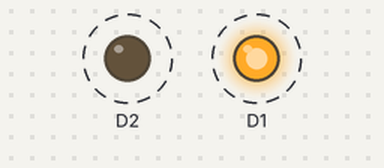
This sketch was run on a simulated ESP8266 (NodeMCU). Shown: output pins drawn as LEDs (lit = HIGH). Dashed ring = blinking. WiFi joins after 1.5 s; servers stay silent unless stated; what the sketch prints to the serial monitor is not drawn.

Above: at 2.0 s.
Timing chart, 0 to 6.1 s (numbered marks = the images above):
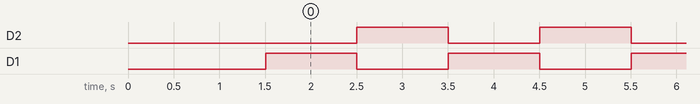

The sketch:

OTA.ino
```cpp
#include <ESP8266WiFi.h>
#include <ESP8266mDNS.h>
#include <WiFiUdp.h>
#include <ArduinoOTA.h>

const char* ssid = "S8 Plus";
const char* password = "1234567889";
unsigned long start;
unsigned long end;
unsigned long latence;

void setup() {
  pinMode(D1, OUTPUT);
  pinMode(D2, OUTPUT);

  Serial.begin(115200);
  Serial.println("Démarrage...");

  // Connexion au réseau Wi-Fi
  WiFi.mode(WIFI_STA);
  WiFi.begin(ssid, password);
  while (WiFi.waitForConnectResult() != WL_CONNECTED) {
    Serial.println("La connexion au Wi-Fi a échoué. Redémarrage...");
    delay(5000);
    ESP.restart();
  }

  // Configuration du service ArduinoOTA
  ArduinoOTA.setHostname("ESP8266-OTA");
  ArduinoOTA.setPassword((const char *)"123456");

  ArduinoOTA.onStart([]() {
    Serial.println("Mise à jour en cours...");
    start = millis();
  });
  ArduinoOTA.onEnd([]() {

    Serial.println("\nMise à jour terminée. Redémarrage...");
    end = millis();
    latence = end - start;
    Serial.print("Latence : "+String(latence));
  });
  ArduinoOTA.onError([](ota_error_t error) {
    Serial.printf("Erreur (%u): ", error);
    if (error == OTA_AUTH_ERROR) Serial.println("Erreur d'authentification");
    else if (error == OTA_BEGIN_ERROR) Serial.println("Erreur de début");
    else if (error == OTA_CONNECT_ERROR) Serial.println("Erreur de connexion");
    else if (error == OTA_RECEIVE_ERROR) Serial.println("Erreur de réception");
    else if (error == OTA_END_ERROR) Serial.println("Erreur de fin");
  });
  ArduinoOTA.begin();

  Serial.println("Prêt pour la programmation OTA");
  Serial.print("Adresse IP: ");
  Serial.println(WiFi.localIP());
}

void loop() {
  // Gestion des mises à jour OTA
  ArduinoOTA.handle();
   digitalWrite(D1, HIGH);
  digitalWrite(D2, LOW);
  delay(1000);
  digitalWrite(D1, LOW);
  digitalWrite(D2, HIGH);
  delay(1000);

}
```

Measured:
- by itself, D2, D1: alternates HIGH for 1.0 s and LOW for 1.0 s
